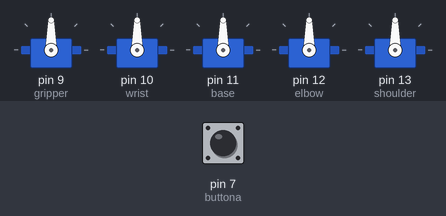
Bench run of a sketch on a simulated Arduino Uno, built with avr-gcc and run on an emulated ATmega328P. On the bench: 5 × servo. Inputs (shaded band) come from the test bench; at power-on: pin 7 (buttona) HIGH.

Above: at 1.2 s.
1.3 s: pin 7 (buttona) pulled LOW for 0.15 s
At 2.1 s:
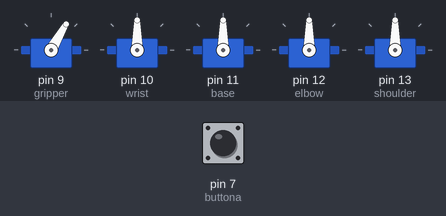
4.4 s: pin 7 (buttona) pulled LOW for 1 s
At 6.0 s:
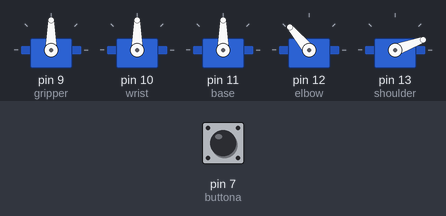
7.8 s: pin 7 (buttona) pulled LOW for 3.2 s
At 12.9 s:
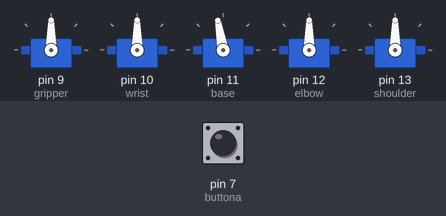
Timing chart, 0 to 14.4 s (numbered marks = the images above; inputs shaded):
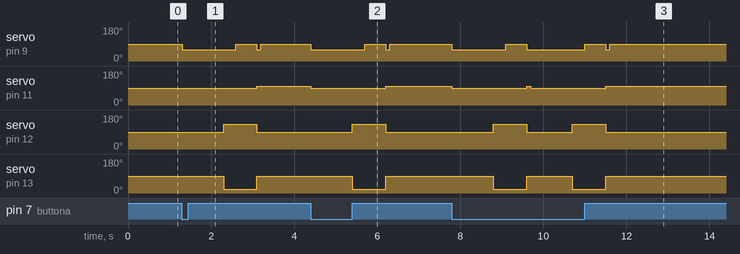

The sketch:

movement_example.ino
```cpp
#include <Servo.h>

Servo gripper;
Servo wrist;
Servo elbow;
Servo shoulder;
Servo base;

#define buttona 7
#define buttonb 4

void setup() {
  pinMode(buttona, INPUT);
  pinMode(buttonb, INPUT);
  gripper.attach(9);
  wrist.attach(10);
  base.attach(11);
  elbow.attach(12);
  shoulder.attach(13);
}

void loop() {
  if(!digitalRead(buttona)) {
    gripper.write(60);
    wrist.write(90);
    elbow.write(90);
    shoulder.write(90);
    base.write(90);

    delay(1000);
  //  base.write(;
    shoulder.write(20);
    elbow.write(130);
    delay(300);
    gripper.write(90);
    delay(500);

    base.write(100);
    shoulder.write(90);
    elbow.write(90);
    gripper.write(60);
    delay(100);
    gripper.write(90);
  }
}
```

Measured:
- after the input at 1.3 s, servo on pin 9 (gripper): 90° → 60° at once, → 90° 1.3 s later, → 60° 0.50 s later, → 90° 0.10 s later; servo on pin 11 (base): 90° → 100° after 1.8 s; servo on pin 12 (elbow): 90° → 130° after 1.0 s, → 90° 0.80 s later; servo on pin 13 (shoulder): 90° → 20° after 1.0 s, → 90° 0.80 s later
- after the input at 4.4 s, servo on pin 9 (gripper): 90° → 60° at once, → 90° 1.3 s later, → 60° 0.50 s later, → 90° 0.10 s later; servo on pin 11 (base): 100° → 90° at once, → 100° 1.8 s later; servo on pin 12 (elbow): 90° → 130° after 1.0 s, → 90° 0.80 s later; servo on pin 13 (shoulder): 90° → 20° after 1.0 s, → 90° 0.80 s later
- after the input at 7.8 s, servo on pin 9 (gripper): goes 60° 1.3 s, 90° 0.50 s, 60° 1.4 s, 90° 0.50 s, 60° 0.10 s, then 90°, starting at once; servo on pin 11 (base): alternates 100° for 0.10 s and 90° for 1.8 s, 4 changes in all, then stays 100°, starting at once
